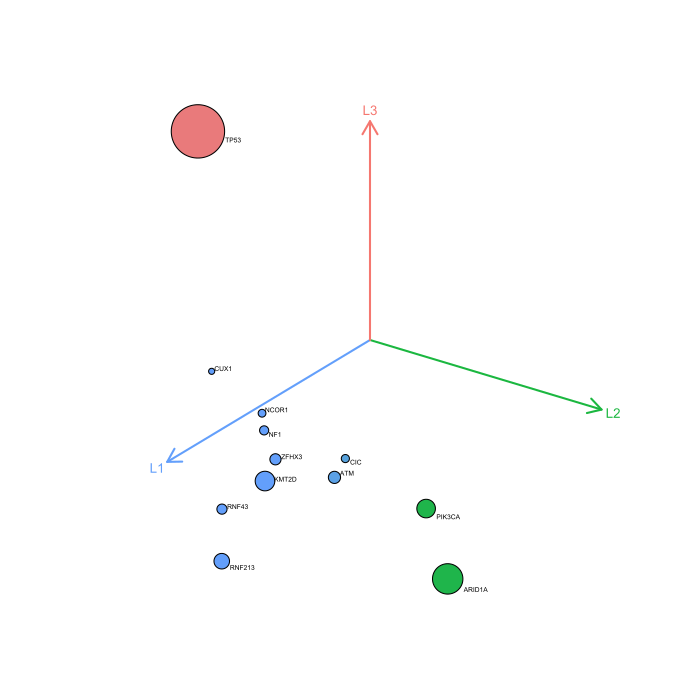

Here is the R script that generated this plot:
load("sample.RData")

library(draw3dBubblePlot)
draw3dBubblePlot(testCameraCoordinates, testCameraPosition, mutation, size, 20, testColor, label, c("L1", "L2", "L3"))
